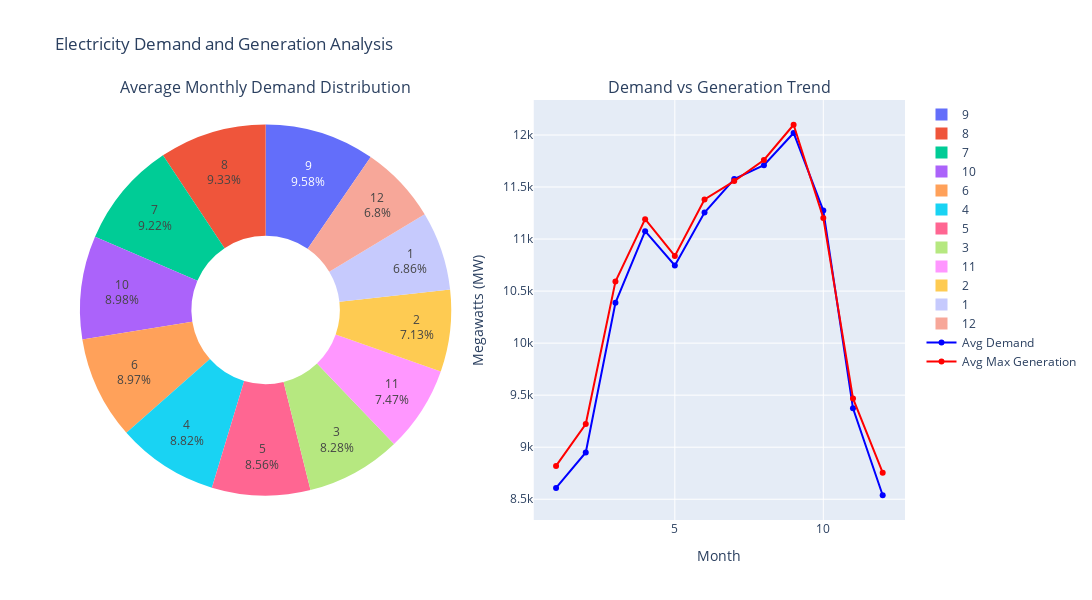

Notebook code for this chart:
### Code cell
# Import necessary libraries if not already imported
import plotly.graph_objects as go
from plotly.subplots import make_subplots

# Calculate monthly averages for demand and generation
monthly_avg = data.groupby('month').agg({
    'total_demand(mw)': 'mean',
    'max_generation(mw)': 'mean'
}).reset_index()

# Create subplots: 1 row, 2 columns
fig = make_subplots(rows=1, cols=2, 
                    specs=[[{'type':'domain'}, {'type':'xy'}]],
                    subplot_titles=('Average Monthly Demand Distribution', 
                                    'Demand vs Generation Trend'))

# Add pie chart for average monthly demand
fig.add_trace(go.Pie(
    labels=monthly_avg['month'],
    values=monthly_avg['total_demand(mw)'],
    name='Avg Monthly Demand',
    hole=0.4,
    hoverinfo='label+percent+value',
    textinfo='label+percent'
), row=1, col=1)

# Add line chart for demand vs generation trend
fig.add_trace(go.Scatter(
    x=monthly_avg['month'],
    y=monthly_avg['total_demand(mw)'],
    name='Avg Demand',
    line=dict(color='blue', width=2)
), row=1, col=2)

fig.add_trace(go.Scatter(
    x=monthly_avg['month'],
    y=monthly_avg['max_generation(mw)'],
    name='Avg Max Generation',
    line=dict(color='red', width=2)
), row=1, col=2)

# Update layout
fig.update_layout(
    title='Electricity Demand and Generation Analysis',
    height=600,
    width=1200
)

# Update axes for the line chart
fig.update_xaxes(title_text='Month', row=1, col=2)
fig.update_yaxes(title_text='Megawatts (MW)', row=1, col=2)

# Show the plot
fig.show()

### Figure 1 — Plotly figure (JSON) as saved in the notebook; plotly's stock layout.template omitted (floating-point values rounded to 4 significant figures)
{"data": [{"domain": {"x": [0, 0.45], "y": [0, 1]}, "hole": 0.4, "hoverinfo": "label+percent+value", "labels": [1, 2, 3, 4, 5, 6, 7, 8, 9, 10, 11, 12], "name": "Avg Monthly Demand", "textinfo": "label+percent", "type": "pie", "values": [8609.0, 8950.0, 10390.0, 11080.0, 10750.0, 11250.0, 11580.0, 11710.0, 12020.0, 11270.0, 9374.0, 8538.0]}, {"line": {"color": "blue", "width": 2}, "name": "Avg Demand", "type": "scatter", "x": [1, 2, 3, 4, 5, 6, 7, 8, 9, 10, 11, 12], "xaxis": "x", "y": [8609.0, 8950.0, 10390.0, 11080.0, 10750.0, 11250.0, 11580.0, 11710.0, 12020.0, 11270.0, 9374.0, 8538.0], "yaxis": "y"}, {"line": {"color": "red", "width": 2}, "name": "Avg Max Generation", "type": "scatter", "x": [1, 2, 3, 4, 5, 6, 7, 8, 9, 10, 11, 12], "xaxis": "x", "y": [8821.0, 9223.0, 10590.0, 11190.0, 10840.0, 11380.0, 11560.0, 11760.0, 12100.0, 11200.0, 9468.0, 8755.0], "yaxis": "y"}], "layout": {"annotations": [{"font": {"size": 16}, "showarrow": false, "text": "Average Monthly Demand Distribution", "x": 0.225, "xanchor": "center", "xref": "paper", "y": 1, "yanchor": "bottom", "yref": "paper"}, {"font": {"size": 16}, "showarrow": false, "text": "Demand vs Generation Trend", "x": 0.775, "xanchor": "center", "xref": "paper", "y": 1, "yanchor": "bottom", "yref": "paper"}], "height": 600, "title": {"text": "Electricity Demand and Generation Analysis"}, "width": 1200, "xaxis": {"anchor": "y", "domain": [0.55, 1], "title": {"text": "Month"}}, "yaxis": {"anchor": "x", "domain": [0, 1], "title": {"text": "Megawatts (MW)"}}}}
